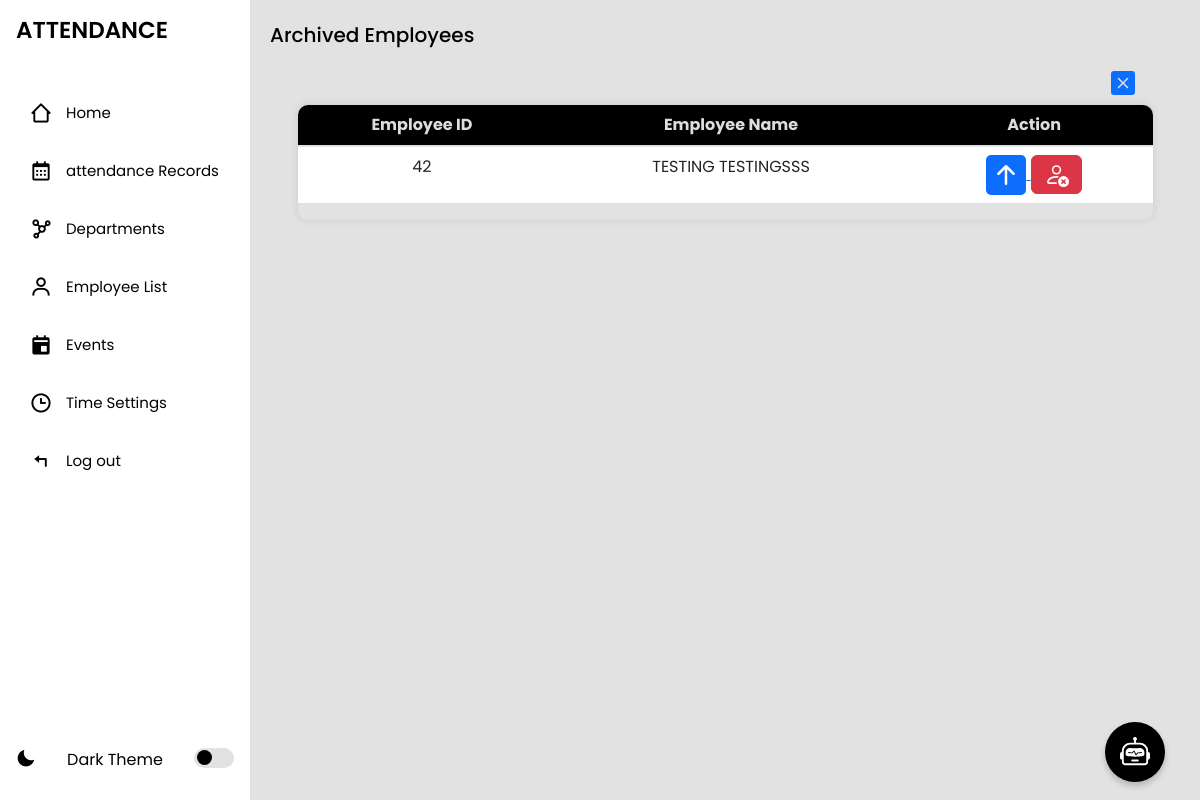
The app's page /archived-employees/ (signed in), older data.
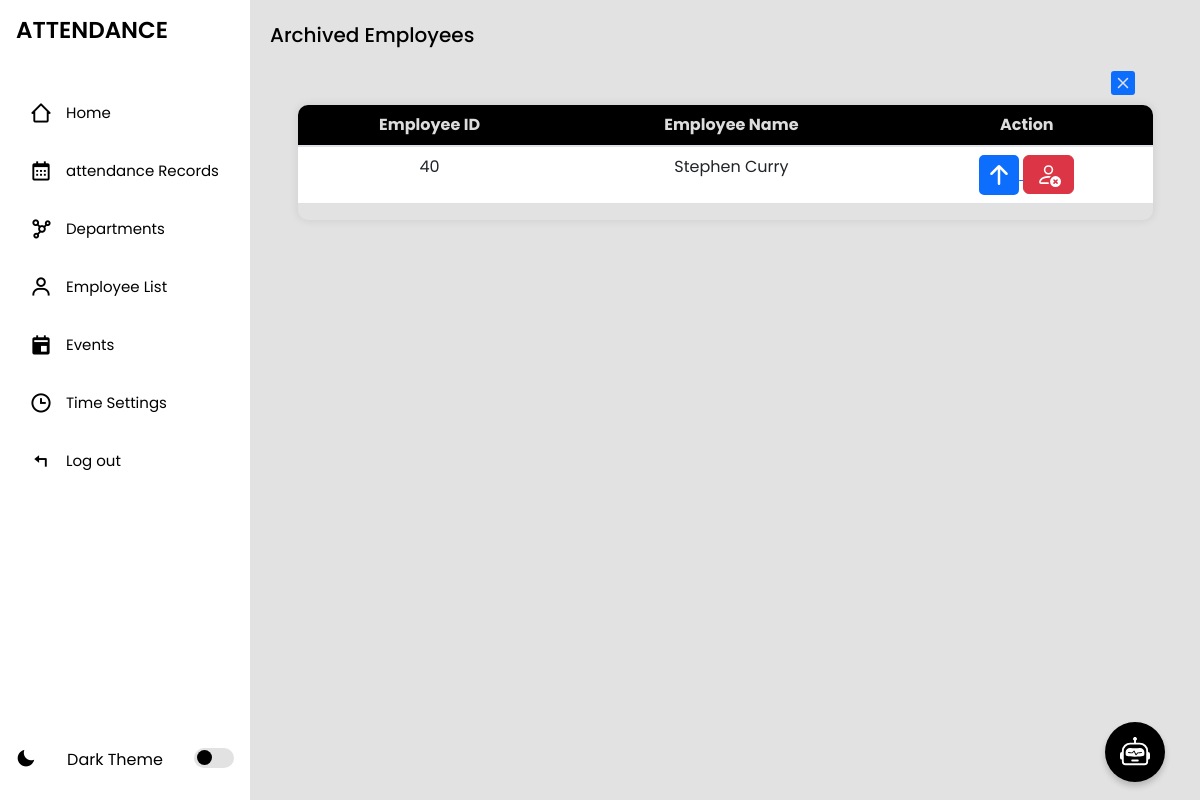
The same page, newer data.
### myapp/models.py (models this page shows, shortened)
class Employee(models.Model):
    employee_id = models.CharField(max_length=100, unique=True)
    first_name = models.CharField(max_length=120)
    last_name = models.CharField(max_length=120)
    username = models.CharField(max_length=100, unique=True, default='defaultuser')
    archived = models.BooleanField(default=False)
    password = models.CharField(max_length=128, default='defaultpassword')
    department_name = models.ForeignKey(Department, on_delete=models.CASCADE, related_name='employees')
    updated = models.DateTimeField(auto_now=True)
    created = models.DateTimeField(auto_now_add=True)
    class Meta:
        ordering = ['-updated', '-created']

### myapp/views.py (the view)
# urls.py: path('archived-employees/', views.archived_employees, name='archived_employees'),
@login_required
def archived_employees(request):
    archived_employees = Employee.objects.filter(archived=True)
    return render(request, 'archived_employees.html', {
        'archived_employees': archived_employees
    })

### myapp/templates/archived_employees.html (shortened to what this page needs)
{% extends 'index.html' %}
{% block content %}
<section class="home">
    <p class="today">Archived Employees</p>
    <div style="display: flex; justify-content: end; margin-right: 65px;">
        <a href="{% url 'employeelist' %}" aria-label="Close">
        </a>
    </div>
    <div class="table-container">
        <table class="table">
            <thead>
                <tr>
                    <th scope="col">Employee ID</th>
                    <th scope="col">Employee Name</th>
                    <th scope="col">Action</th>
                </tr>
            </thead>
            <tbody>
                {% for employee in archived_employees %}
                <tr>
                    <td>{{ employee.id }}</td>
                    <td>{{ employee.first_name }} {{ employee.last_name }}</td>
                    <td>
                        <a href="{% url 'unarchive_employee' employee.id %}">
                        </a>
                        <button class="btn btn-danger" type="button" data-bs-toggle="modal" data-bs-target="#deleteModal-{{ employee.id }}">
                        </button>
                    </td>
                </tr>
                {% empty %}
                <tr>
                    <td colspan="3">No archived employees.</td>
                </tr>
                {% endfor %}
            </tbody>
        </table>
    </div>
</section>
{% endblock %}

Row changes from the older to the newer data that the page shows:
removed Employee: id "42", first_name "TESTING", last_name "TESTINGSSS"
now on this page (row edited): Employee: id "40", first_name "Stephen", last_name "Curry"
